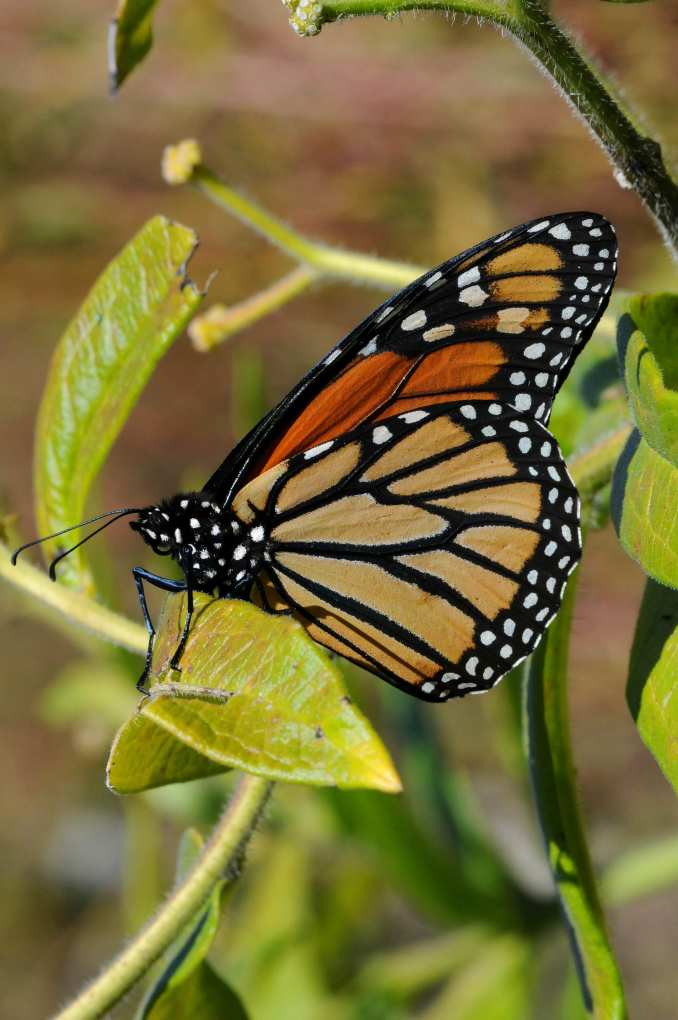
#> input picture data/DIV2K/HR_train/0006.png, 1356 x 2040 px (shown at 1/2 size)
$ python -i prepare_data.py   (imports and definitions only)
#> lines starting #> are read from the running program, lines starting #| are printed output that depends on the picture
#> further down, picture is the input picture: PIL image 1356x2040 RGB; mean R, G, B 119.4, 109.8, 55.7
"""
prepare_data.py
---------------
Preprocesses DIV2K images into matched HR / LR pairs for super-resolution.

Pipeline for each image:
  HR image  →  [optional blur]  →  bicubic downsample x4
            →  [optional JPEG compression]  →  LR image saved

After running this you will have:
  data/DIV2K/HR_train/   your original high-res images  (you put these here)
  data/DIV2K/LR_train/   matching low-res images        (this script creates these)
  data/DIV2K/HR_valid/
  data/DIV2K/LR_valid/
  outputs/preprocessing.log   a plain-text summary of what was processed
"""

import io
import logging
from pathlib import Path

from PIL import Image, ImageFilter

# ── Settings — edit these to change behaviour ─────────────────────────────────

SCALE     = 4      # Downsample factor: 4 means the LR image is 4x smaller each side

# Optional degradations — set to True to simulate real-world image quality loss
ADD_BLUR  = True   # Adds a gentle Gaussian blur BEFORE downsampling
                   #   Why: cameras aren't perfectly sharp; this makes training harder
                   #   and forces the model to learn real-world sharpness recovery.
BLUR_RADIUS = 1    # Kernel radius for the blur (1 = very light, 2 = more noticeable)

ADD_JPEG  = True   # Re-saves the LR image as JPEG at low quality, then reloads it
                   #   Why: JPEG compression creates blocky artefacts (like old photos
                   #   or screenshots). Training on these makes your model more robust.
JPEG_QUALITY = 75  # 0 (worst) – 95 (best). 75 gives visible but not severe artefacts.

DATA_DIR  = Path(__file__).parent.parent / "data" / "DIV2K"
LOG_FILE  = Path(__file__).parent.parent / "outputs" / "preprocessing.log"

SUPPORTED = {".png", ".jpg", ".jpeg", ".bmp", ".tiff"}

# Pairs of (HR folder, LR folder) to process
SPLITS = [
    ("HR_train", "LR_train"),
    ("HR_valid", "LR_valid"),
]

# ──────────────────────────────────────────────────────────────────────────────


# [27 lines left out: function setup_logging, not called in this run]


def apply_blur(image: Image.Image) -> Image.Image:
    """
    Applies a Gaussian blur to simulate a slightly soft/out-of-focus camera lens.

    ImageFilter.GaussianBlur(radius=1) is very subtle — you probably won't
    notice it visually, but the model will learn to handle it during training.
    """
    return image.filter(ImageFilter.GaussianBlur(radius=BLUR_RADIUS))


def apply_jpeg_compression(image: Image.Image) -> Image.Image:
    """
    Simulates JPEG compression artefacts by:
      1. Encoding the image to JPEG bytes in memory (no file written yet)
      2. Decoding those bytes back into a PIL image

    This round-trip introduces the blocky '8x8 grid' artefacts that JPEG
    compression creates — especially visible in smooth gradients.

    io.BytesIO() is an in-memory buffer (like a file, but stored in RAM).
    We use it so we don't need to write a temporary file to disk.
    """
    buffer = io.BytesIO()                                    # in-memory file
    image.save(buffer, format="JPEG", quality=JPEG_QUALITY) # encode to JPEG
    buffer.seek(0)                                           # rewind to start
    return Image.open(buffer).copy()                         # decode back


def make_lr_image(hr_image: Image.Image) -> Image.Image:
    """
    Full degradation pipeline:
      1. Optional Gaussian blur    (simulates lens blur)
      2. Bicubic downsample x4     (the core LR step)
      3. Optional JPEG compression (simulates compression artefacts)

    Returns the degraded LR image.
    """
    image = hr_image.copy()

    # Step 1: blur (applied at HR size so it scales proportionally)
    if ADD_BLUR:
        image = apply_blur(image)

    # Step 2: downsample
    new_w = image.width  // SCALE
#> new_w = 339
    new_h = image.height // SCALE
#> new_h = 510
    image = image.resize((new_w, new_h), Image.BICUBIC)
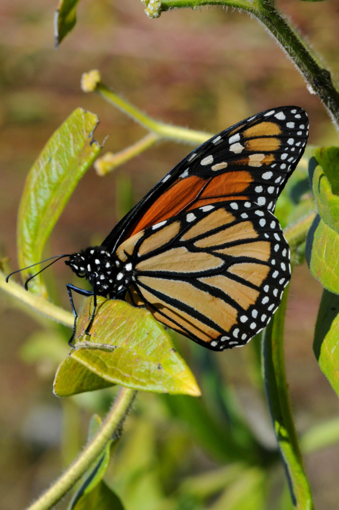
#> image: PIL image 339x510 RGB; mean R, G, B 119.1, 109.5, 55.4

    # Step 3: JPEG compression (applied at LR size — matches real-world conditions)
    if ADD_JPEG:
        image = apply_jpeg_compression(image)

    return image


# [89 lines left out: functions process_split, main, not called in this run]


# [2 lines not run here, left out]

>>> from PIL import Image
>>> picture = Image.open('../data/DIV2K/HR_train/0006.png')
>>> result = make_lr_image(picture)

$ run again, on data/DIV2K/HR_valid/0803.png
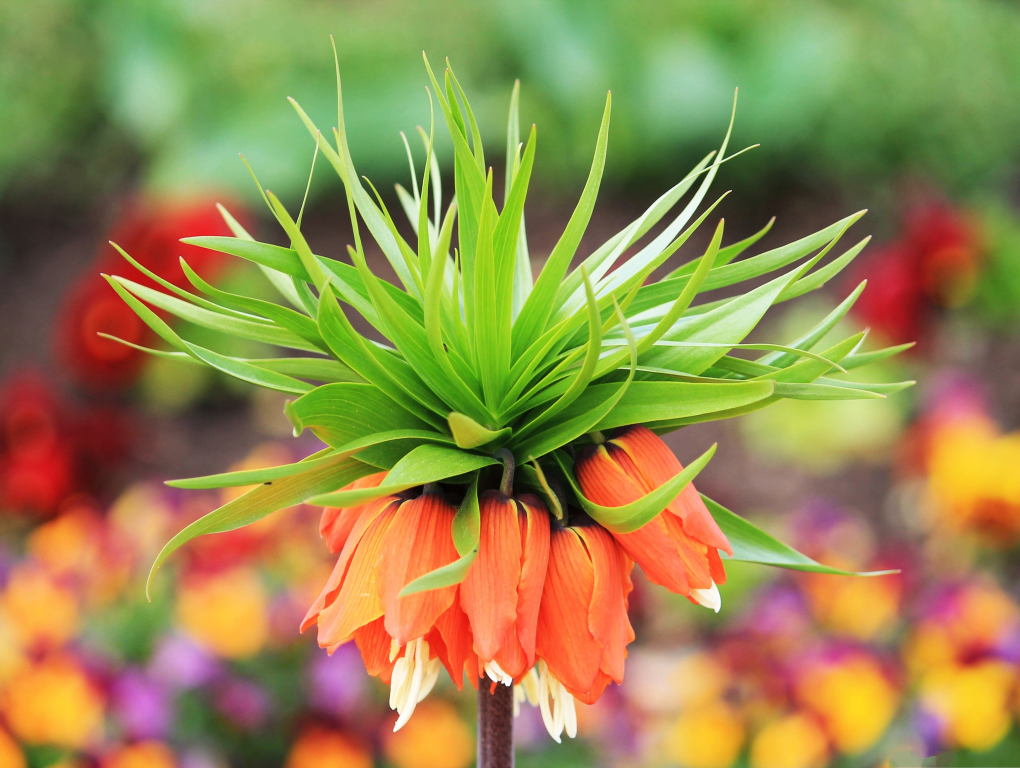
#> input picture data/DIV2K/HR_valid/0803.png, 2040 x 1536 px (shown at 1/2 size)
#> picture is the input picture: PIL image 2040x1536 RGB; mean R, G, B 151.1, 136.4, 77
#> in make_lr_image, `image = image.resize((new_w, new_h), Image.BICUBIC)`:
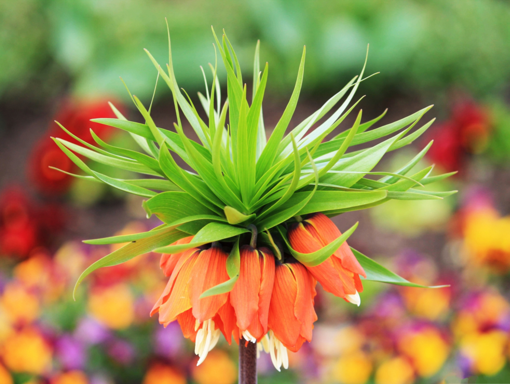
#> image: PIL image 510x384 RGB; mean R, G, B 150.9, 136.3, 76.9

$ run again, on data/DIV2K/HR_valid/0806.png
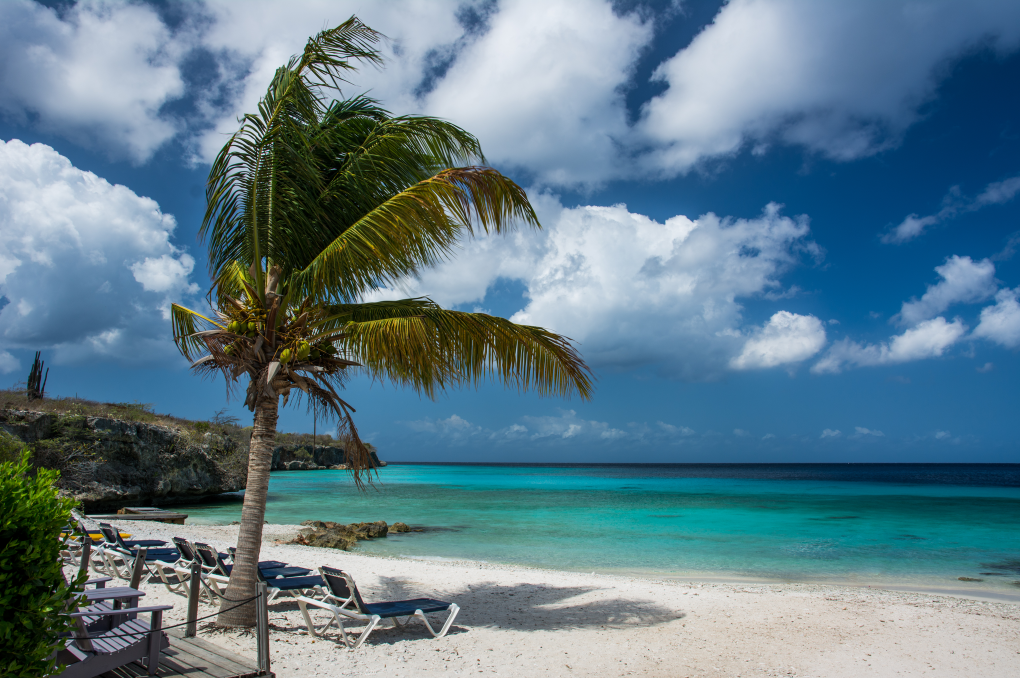
#> input picture data/DIV2K/HR_valid/0806.png, 2040 x 1356 px (shown at 1/2 size)
#> picture is the input picture: PIL image 2040x1356 RGB; mean R, G, B 95.1, 124.5, 138.2
#> in make_lr_image, `image = image.resize((new_w, new_h), Image.BICUBIC)`:
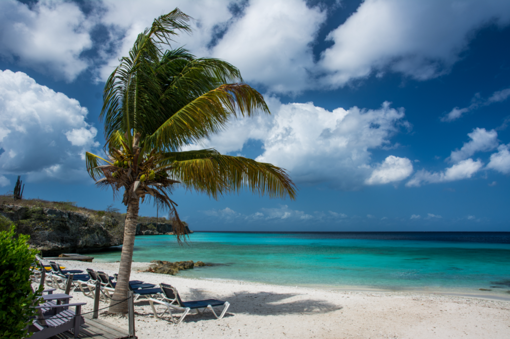
#> image: PIL image 510x339 RGB; mean R, G, B 94.8, 124.2, 138

$ run again, on data/DIV2K/LR_train/0007.png
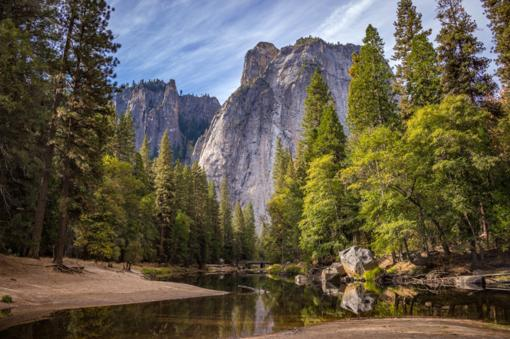
#> input picture data/DIV2K/LR_train/0007.png, 510 x 339 px
#> picture is the input picture: PIL image 510x339 RGB; mean R, G, B 96.5, 90.1, 73.7
#> in make_lr_image, `image = image.resize((new_w, new_h), Image.BICUBIC)`:
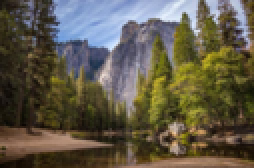
#> image: PIL image 127x84 RGB (shown 2 times larger); mean R, G, B 96.1, 89.7, 73.2
#> in apply_jpeg_compression, `return Image.open(buffer).copy()`:
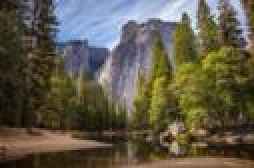
#> returned value: PIL image 127x84 RGB (shown 2 times larger); mean R, G, B 96, 89.8, 73.2
